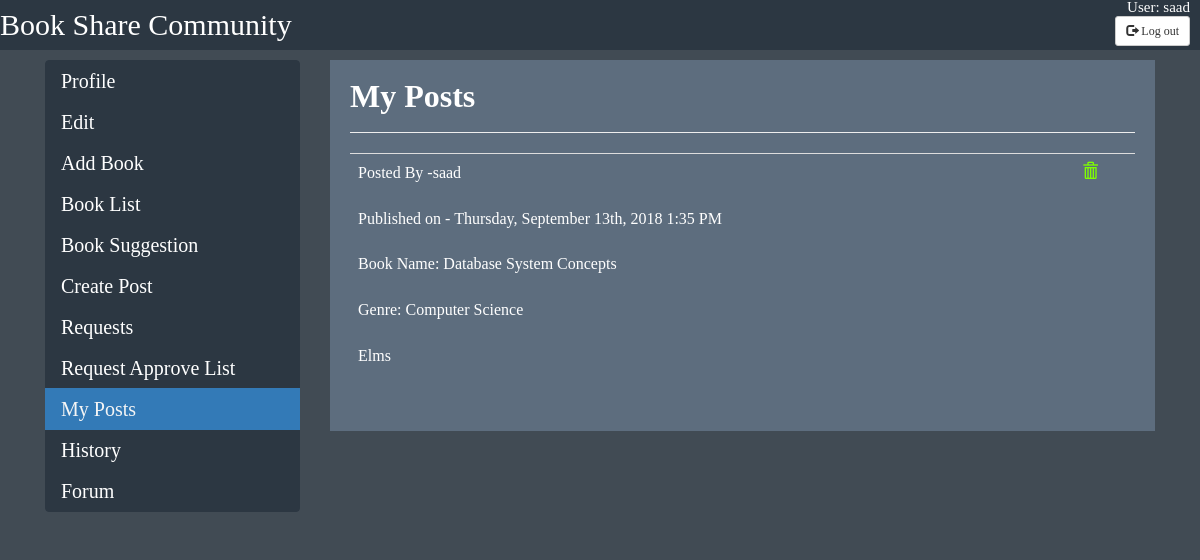
The page /client/others/my_posts.php (signed in) on the database its author committed.
### tables this page shows
CREATE TABLE `posts` (
  `post_id` int(255) NOT NULL,
  `post_owner` varchar(100) NOT NULL,
  `post_genre` varchar(100) NOT NULL,
  `status` text NOT NULL,
  `book_name` varchar(100) NOT NULL,
  `time` varchar(100) NOT NULL,
  `post_owner_id` int(25) NOT NULL
);

### client/others/my_posts.php (the view, shortened to what this page needs)
<?php
$id=$_SESSION['id'];
?>
<?php
	$connect = mysqli_connect( "localhost", "root", "", "book_share_community" );
	$query = "SELECT * FROM `posts` where post_owner_id=$id ORDER BY post_id DESC";
	$result = mysqli_query( $connect, $query );
?>
<!doctype html>
<html>
<head>
	<link href="//maxcdn.bootstrapcdn.com/bootstrap/4.1.1/css/bootstrap.min.css" rel="stylesheet" id="bootstrap-css">
     <link rel="stylesheet" href="https://maxcdn.bootstrapcdn.com/bootstrap/3.3.7/css/bootstrap.min.css">
	<link rel="stylesheet" href="../../css/user.css">
</head>
<body>
	<div class="header">
		<div class="logo">
			<ul>
				<li id="logo">Book Share Community </li>
				<li id="user">User:
					<?php echo $_SESSION['u_id'];?>
				</li><br>
				<form action="forum.php" method="post">
				<li id="button"><button  name="logout" type="submit" class="btn btn-default btn-sm">
          <span class="glyphicon glyphicon-log-out"></span> Log out
        </button>
				</li>
				</form>
			</ul>
		</div>
	</div>
	<div class="container">
		<div class="row">
			<div class="col-md-3">
				<div class="list-group ">
				<a href="../profile/profile.php" class="list-group-item list-group-item-action">Profile</a>
					<a href="../profile/profile_edit.php" class="list-group-item list-group-item-action">Edit</a>
					<a href="../book/client_book_add.php" class="list-group-item list-group-item-action">Add Book</a>
					<a href="../book/client_book_list.php" class="list-group-item list-group-item-action">Book List</a>
					<a href="../book/book_suggestion.php" class="list-group-item list-group-item-action">Book Suggestion</a>
					<a href="create_post.php" class="list-group-item list-group-item-action ">Create Post</a>
					<a href="../requests/requests.php" class="list-group-item list-group-item-action">Requests</a>
					<a href="../requests/approve_list.php" class="list-group-item list-group-item-action">Request Approve List</a>
					<a href="#" class="list-group-item list-group-item-action active">My Posts</a>
					<a href="../requests/history.php" class="list-group-item list-group-item-action">History</a>
					<a href="forum.php" class="list-group-item list-group-item-action ">Forum</a>
				</div>
			</div>
			<div class="col-md-9">
				<div class="card">
					<div class="card-body">
						<div class="row">
							<div class="col-md-12">
								<h4>My Posts</h4>
								<hr>
							</div>
						</div>
						<div class="row">
							<div class="col-md-12">
								<form action="">
									<div class="table-responsive">
										<table class="table">
											<tbody>
	 <?php
        while($row = mysqli_fetch_array($result)) {
			echo "<tr >";
			echo "<td colspan='11'>"."Posted By -".$row['post_owner']."<br><br>"."Published on - ".$row['time']."<br><br>"."Book Name: ".$row['book_name']."<br><br>"."Genre: ".$row['post_genre']."<br><br>".$row['status']
				."<div class='form-group'>"
     			."<input type='hidden' id='owner_id".$row['post_id']."' value='".$row['post_owner_id']."'/>
				<input type='hidden' id='post_id".$row['post_id']."' value='".$_SESSION['id']."'></div>";
			echo "<td><a href=\"delete_post.php?id=$row[post_id]\" onClick=\"return confirm('Are you sure you want to delete?')\"><span class='glyphicon glyphicon-trash'></span></a></td>";
			 echo "</tr>";
        }
        ?>
											</tbody>
										</table>
									</div>
								</form>
							</div>
						</div>
					</div>
				</div>
			</div>
		</div>
	</div>
</body>
</html>

### css/user.css (style rules this page uses)
html,body,div,span,applet,object,iframe,h1,h2,h3,h4,h5,h6,p,blockquote,pre,a,abbr,acronym,address,big,cite,code,del,dfn,em,img,ins,kbd,q,s,samp,small,strike,strong,sub,sup,tt,var,b,u,i,center,dl,dt,dd,ol,ul,li,fieldset,form,label,legend,table,caption,tbody,tfoot,thead,tr,th,td,article,aside,canvas,details,embed,figure,figcaption,footer,header,hgroup,menu,nav,output,ruby,section,summary,time,mark,audio,video { margin: 0; padding: 0; border: 0; font-size: 100%; font: inherit; vertical-align: baseline; }
body { line-height: 1; }
ol,ul { list-style: none; }
table { border-collapse: collapse; border-spacing: 0; }
body { background-color: #414B54; font-family: Baskerville, "Palatino Linotype", Palatino, "Century Schoolbook L", "Times New Roman", "serif"; }
.header { height:50px; background-color: #2c3742; margin-bottom: 10px; }
.header ul { text-decoration: none; color: white; }
.header ul li { float:left; }
#logo { font-size:30px; margin:0px; padding:10px 0px; color:#fff; }
#user,#button { float:right; margin-right: 10px; font-size: 15px; }
.list-group-item { background-color:#2c3742; font-size: 20px; border-color: #2c3742; }
a.list-group-item, button.list-group-item { color:#FFFFFF; }
.list-group-item.active, .list-group-item.active:focus, .list-group-item.active:hover { color:whitesmoke; border-color: #337ab7; font-size: 20px; }
.card-body { background-color:#5d6d7e; color: white; border-color:#2c3742; }
button, input, select, textarea { color: black; }
.card { border:none; }
a { color:chartreuse; }
h4 { color:white; font-weight: bold; font-size: 32px; }

### rows shown on the page
posts: post_owner "saad", time "Thursday, September 13th, 2018 1:35 PM", book_name "Database System Concepts", post_genre "Computer Science", status "Elms"

### other values the page prints
$_SESSION['u_id'] "saad"
